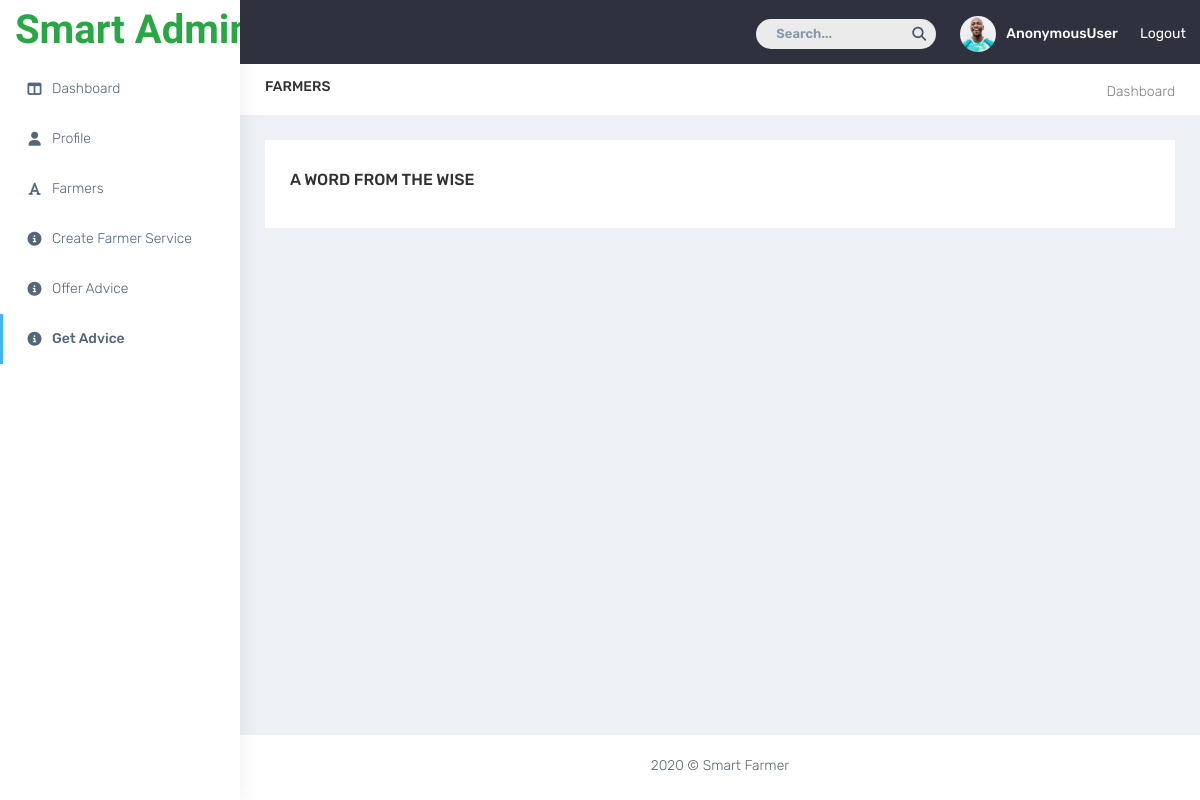
The app's page /dashboard/advice/, older data.
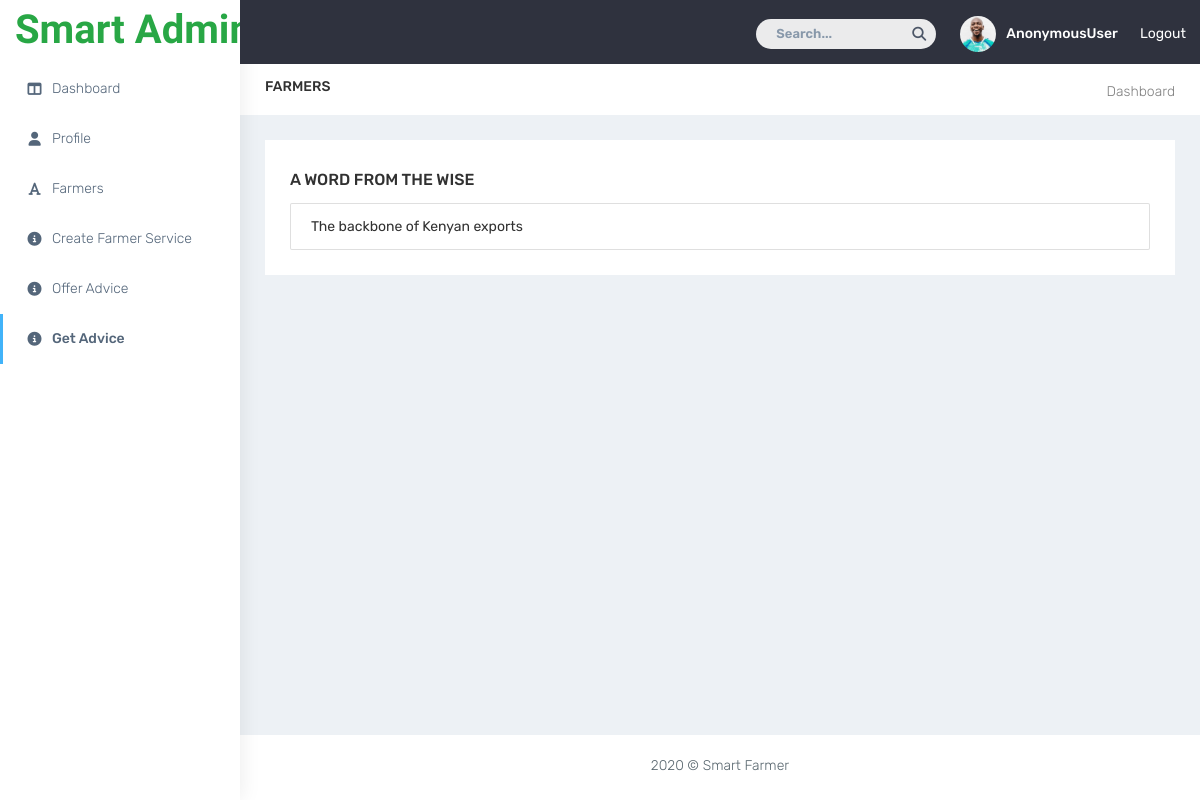
The same page, newer data.
### dashboard/models.py (models this page shows, shortened)
class Advice(models.Model):
	slug = models.SlugField(unique=True, blank=True, null=True)
	specialization = models.CharField(unique=True, max_length=50)
	content = models.TextField()
	created = models.DateTimeField(auto_now_add=True)
	modified = models.DateTimeField(auto_now=True)

### dashboard/views.py (the view)
def advice_list(request):
	template_name = 'dashboard/advice_list.html'
	advice_list = Advice.objects.all()
	context = {
		'advice_list': advice_list,
	}
	return render(request, template_name, context)

### dashboard/templates/dashboard/advice_list.html (shortened to what this page needs)
{% load static %}
<!DOCTYPE HTML>
<html lang="en">
<head>
	<link href="{% static 'home/css/style.min.css' %}" rel="stylesheet">
</head>
<body>
	<div id="main-wrapper" data-layout="vertical" data-navbarbg="skin5" data-sidebartype="full"
	data-sidebar-position="absolute" data-header-position="absolute" data-boxed-layout="full">
	{% include 'dashboard/includes/topnav.html' %}
		<aside class="left-sidebar" data-sidebarbg="skin6">
			<div class="scroll-sidebar">
				{% include 'dashboard/includes/sidebar.html' %}
						</div>
					</aside>
							<div class="page-wrapper" style="min-height: 250px;">
								<div class="page-breadcrumb bg-white">
									<div class="row align-items-center">
										<div class="col-lg-3 col-md-4 col-sm-4 col-xs-12">
											<h4 class="page-title text-uppercase font-medium font-14">Farmers</h4>
										</div>
										<div class="col-lg-9 col-sm-8 col-md-8 col-xs-12">
											<div class="d-md-flex">
												<ol class="breadcrumb ml-auto">
													<li><a href="#">Dashboard</a></li>
												</ol>
										</div>
									</div>
								</div>
							</div>
							<div class="container-fluid">
								<div class="row">
									<div class="col-md-12">
										<div class="white-box">
											<h3 class="box-title">A Word from the wise</h3>
											<ul class="list-group">
												{% for advice in advice_list  %}
													<li class="list-group-item">{{ advice.content }}</li>
												{% endfor %}
											</ul>
										</div>
									</div>
								</div>
							</div>
							<footer class="footer text-center"> 2020 © Smart Farmer
							</footer>
						</div>
					</div>
	</body>
</html>

### dashboard/templates/dashboard/includes/topnav.html (shortened to what this page needs)
{% load static %}
<header class="topbar" data-navbarbg="skin5">
<nav class="navbar top-navbar navbar-expand-md navbar-dark">
	<div class="navbar-header" data-logobg="skin6">
		<a class="navbar-brand" href="#">
			<span class="logo-text">
				<span class="sf-logo-text">Smart Admin</span>
			</span>
		</a>
	</div>
	<div class="navbar-collapse collapse" id="navbarSupportedContent" data-navbarbg="skin5">
		<ul class="navbar-nav ml-auto d-flex align-items-center">
			<li class=" in">
				<form role="search" class="app-search d-none d-md-block mr-3">
					<input type="text" placeholder="Search..." class="form-control mt-0">
					<a href="" class="active">
						<i class="fa fa-search"></i>
					</a>
				</form>
			</li>
			<li>
				<a class="profile-pic" href="#">
					<img src="{% static 'plugins/images/users/varun.jpg' %}" alt="user-img" width="36"
					class="img-circle"><span class="text-white font-medium">{{ user }}</span>
				</a>
			</li>
			<li>
				<a class="profile-pic" href="{% url 'account_logout' %}">
					Logout
				</a>
			</li>
			</ul>
		</div>
	</nav>
</header>

### dashboard/templates/dashboard/includes/sidebar.html
{% load static %}
<nav class="sidebar-nav">
	<ul id="sidebarnav">
		<li class="sidebar-item"> <a class="sidebar-link waves-effect waves-dark sidebar-link"
			href="#" aria-expanded="false"><i class="fa fa-columns"
			aria-hidden="true"></i><span class="hide-menu">Dashboard</span></a>
		</li>
		<li class="sidebar-item"> <a class="sidebar-link waves-effect waves-dark sidebar-link"
			href="{% url 'profile:profile-detail' request.user.username %}" aria-expanded="false">
			<i class="fa fa-user" aria-hidden="true"></i><span class="hide-menu">Profile</span></a>
		</li>
		<li class="sidebar-item"> <a class="sidebar-link waves-effect waves-dark sidebar-link"
			href="{% url 'profile:profile-list' %}" aria-expanded="false"><i class="fa fa-font"
			aria-hidden="true"></i><span class="hide-menu">Farmers</span></a>
		</li>
		<li class="sidebar-item"> <a class="sidebar-link waves-effect waves-dark sidebar-link"
			href="{% url 'services:create-service' %}" aria-expanded="false"><i class="fa fa-info-circle"
			aria-hidden="true"></i><span class="hide-menu">Create Farmer Service</span></a>
		</li>
		<li class="sidebar-item"> <a class="sidebar-link waves-effect waves-dark sidebar-link"
			href="{% url 'dashboard:offer-advice' %}" aria-expanded="false"><i class="fa fa-info-circle"
			aria-hidden="true"></i><span class="hide-menu">Offer Advice</span></a>
		</li>
		<li class="sidebar-item"> <a class="sidebar-link waves-effect waves-dark sidebar-link"
			href="{% url 'dashboard:advice-list' %}" aria-expanded="false"><i class="fa fa-info-circle"
			aria-hidden="true"></i><span class="hide-menu">Get Advice</span></a>
		</li>
	</ul>
</nav>

### dashboard/templates/dashboard/includes/dashboard_scripts.html (shortened to what this page needs)
{% load static %}

### dashboard/templates/dashboard/advice_list.html (style rules this page uses)
.sf-logo-text { font-family: 'Rancho', cursive; font-size: 40px; font-weight: 600; color: #28a745 !important; }

Row changes from the older to the newer data that the page shows:
added Advice: content "The backbone of Kenyan exports"
